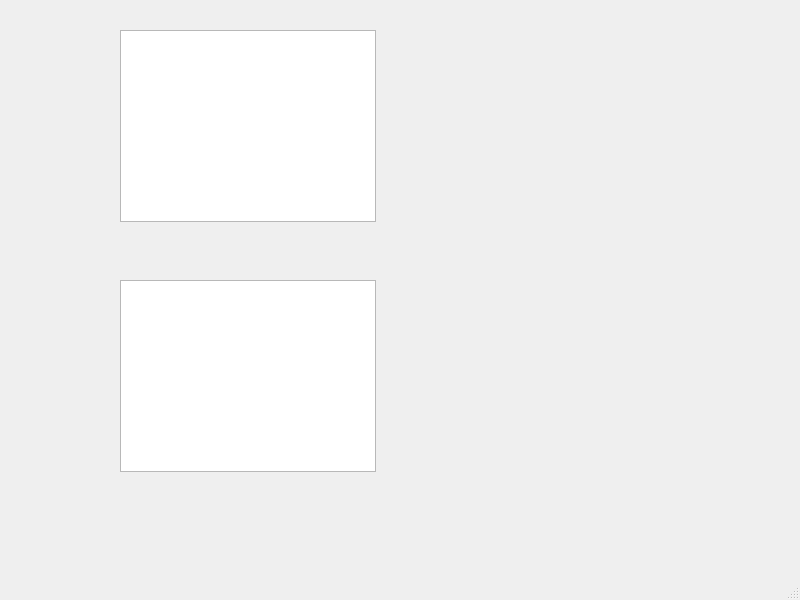
<?xml version="1.0" encoding="UTF-8"?>
<ui version="4.0">
 <class>MainWindow</class>
 <widget class="QMainWindow" name="MainWindow">
  <property name="geometry">
   <rect>
    <x>0</x>
    <y>0</y>
    <width>800</width>
    <height>600</height>
   </rect>
  </property>
  <property name="windowTitle">
   <string>MainWindow</string>
  </property>
  <widget class="QWidget" name="centralwidget">
   <widget class="QListView" name="listView">
    <property name="geometry">
     <rect>
      <x>120</x>
      <y>30</y>
      <width>256</width>
      <height>192</height>
     </rect>
    </property>
   </widget>
   <widget class="QListWidget" name="listWidget">
    <property name="geometry">
     <rect>
      <x>120</x>
      <y>280</y>
      <width>256</width>
      <height>192</height>
     </rect>
    </property>
   </widget>
  </widget>
  <widget class="QMenuBar" name="menubar">
   <property name="geometry">
    <rect>
     <x>0</x>
     <y>0</y>
     <width>800</width>
     <height>20</height>
    </rect>
   </property>
  </widget>
  <widget class="QStatusBar" name="statusbar"/>
 </widget>
 <resources/>
 <connections/>
</ui>
